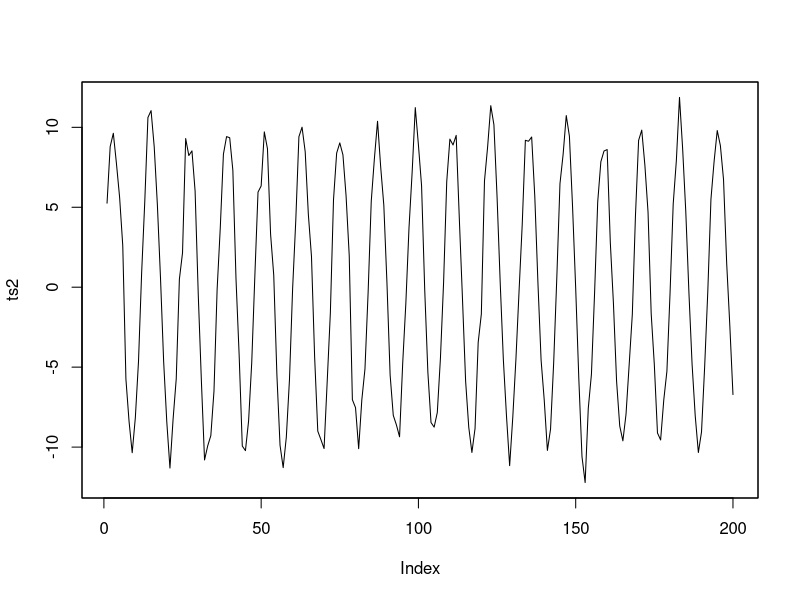
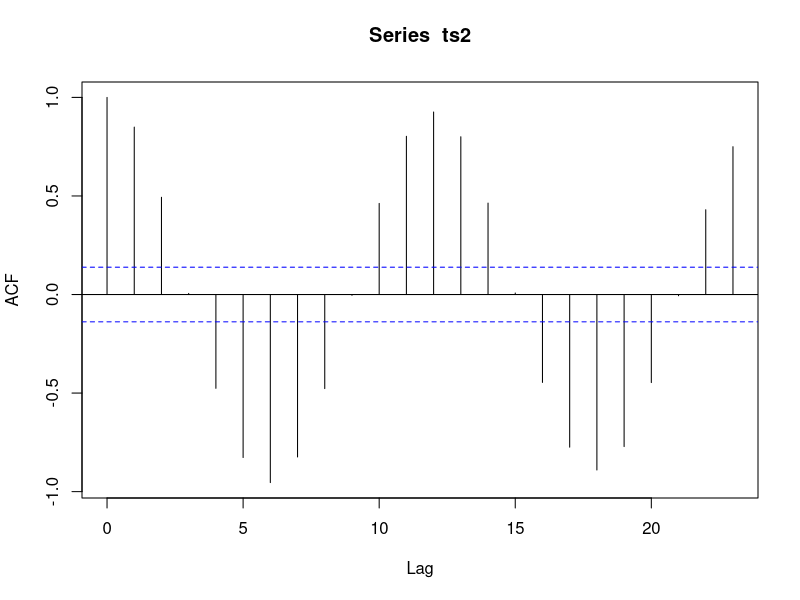
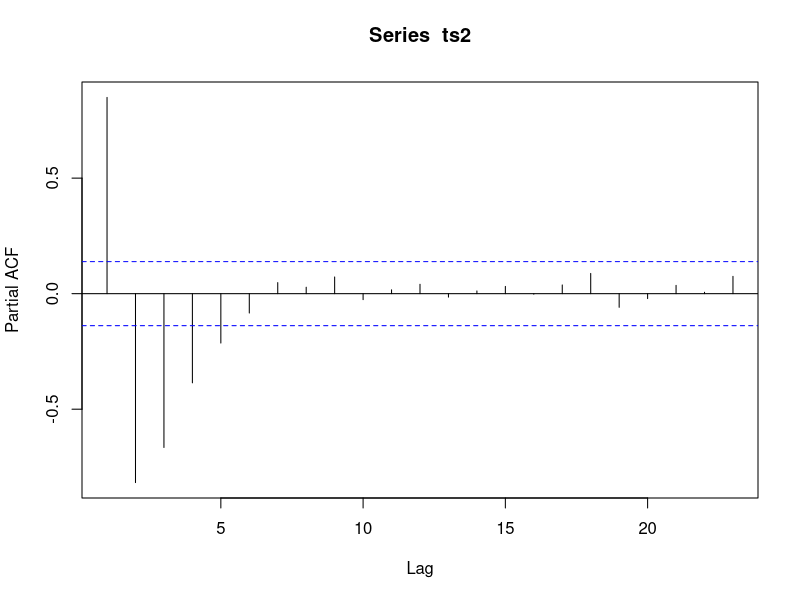
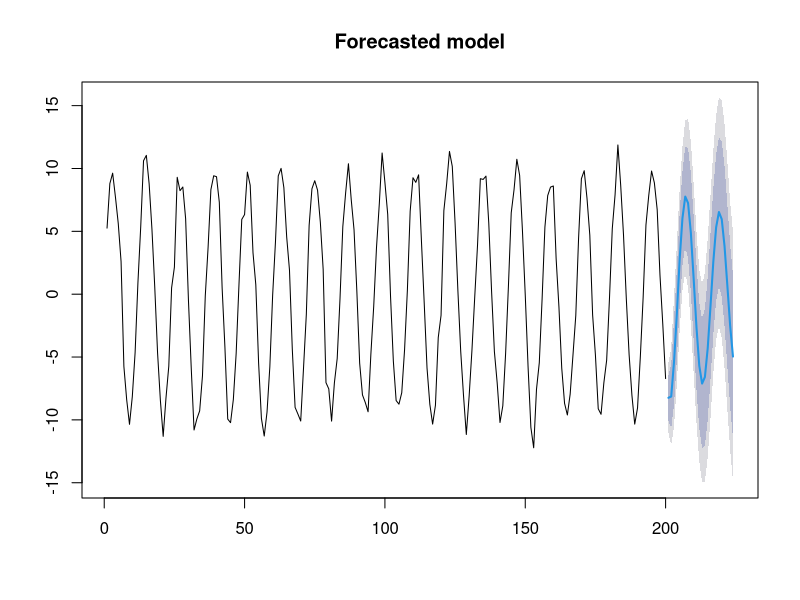

These charts were generated, in order, by the following R code:
## ---- chunk 1
knitr::opts_chunk$set(echo = TRUE)
## ---- chunk 2
library(zoo)
library(forecast)
library(ggplot2)
library(tseries)

## ---- chunk 3
 time <- 1:200
 seasonal <- 10*sin(2*pi*time/12) + rnorm(200)
 
 ts2 = zoo(seasonal, time)
 plot(ts2)
## ---- chunk 4
 adf.test(ts2)
 
## ---- chunk 5
acf(ts2)
 
## ---- chunk 6
pacf(ts2)
 
## ---- chunk 7
 model = auto.arima(ts2,trace=TRUE, seasonal= TRUE)

## ---- chunk 8
summary(model)

## ---- chunk 9
forecast_future= forecast(model, h=24)
plot(forecast_future, main="Forecasted model")
## ---- chunk 10
Box.test(forecast_future$residuals,type="Ljung-Box")
